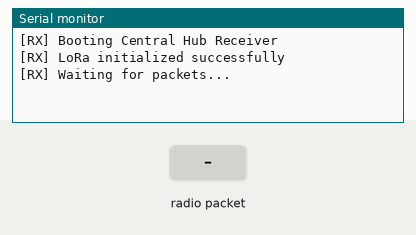
This sketch was run on a simulated ESP8266 (NodeMCU). Parts: the last lines printed to the serial monitor. Inputs (shaded band) come from the test bench. No radio packets arrive unless stated.

Above: at 1.4 s.
1.5 s: radio packet "1" arrives
At 2.1 s:
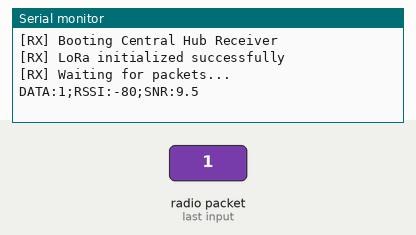
3.0 s: radio packet "0" arrives
At 4.2 s:
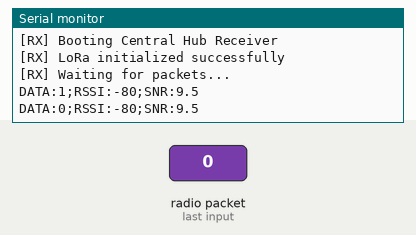
4.5 s: radio packet "2" arrives
At 5.6 s:
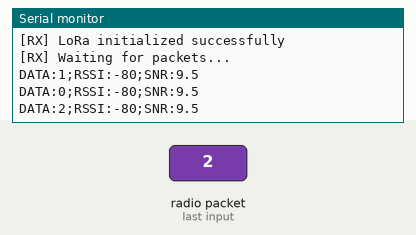

Measured:
- after the input at 1.5 s, the serial monitor: prints a new line at once (image 1)
- after the input at 3.0 s, the serial monitor: prints a new line at once (image 2)
- after the input at 4.5 s, the serial monitor: prints a new line at once (image 3)

The sketch:

central_hub_receiver.ino
```cpp
// =======================================
// ESP8266 LoRa RECEIVER (433 MHz) – FINAL
// =======================================

#include <Arduino.h>
#include <SPI.h>
#include <LoRa.h>

// -------- LoRa Pins (ESP8266) --------
#define LORA_SS   D4    // GPIO2
#define LORA_RST  D0    // GPIO16
#define LORA_DIO0 D2    // GPIO4

// -------- LoRa Config --------
#define LORA_FREQ 433E6
#define SPREADING_FACTOR 7
#define SIGNAL_BANDWIDTH 125E3

#define SERIAL_BAUD 115200
#define LED_PIN LED_BUILTIN

void setup() {
  Serial.begin(SERIAL_BAUD);
  delay(200);               // IMPORTANT for ESP8266

  pinMode(LED_PIN, OUTPUT);
  digitalWrite(LED_PIN, HIGH);

  Serial.println("\n[RX] Booting Central Hub Receiver");

  // ESP8266 SPI → NO PIN ARGUMENTS
  SPI.begin();

  // Manual LoRa reset
  pinMode(LORA_RST, OUTPUT);
  digitalWrite(LORA_RST, LOW);
  delay(10);
  digitalWrite(LORA_RST, HIGH);
  delay(10);

  LoRa.setPins(LORA_SS, LORA_RST, LORA_DIO0);

  if (!LoRa.begin(LORA_FREQ)) {
    Serial.println("[RX] LoRa init FAILED");
    while (1) {
      digitalWrite(LED_PIN, LOW);
      delay(100);
      digitalWrite(LED_PIN, HIGH);
      delay(100);
    }
  }

  LoRa.setSpreadingFactor(SPREADING_FACTOR);
  LoRa.setSignalBandwidth(SIGNAL_BANDWIDTH);
  LoRa.enableCrc();

  Serial.println("[RX] LoRa initialized successfully");
  Serial.println("[RX] Waiting for packets...");
}

void loop() {
  int packetSize = LoRa.parsePacket();
  if (!packetSize) return;

  digitalWrite(LED_PIN, LOW);

  char buffer[256];
  int i = 0;

  while (LoRa.available() && i < 255) {
    buffer[i++] = (char)LoRa.read();
  }
  buffer[i] = '\0';

  int rssi = LoRa.packetRssi();
  float snr = LoRa.packetSnr();

  Serial.print("DATA:");
  Serial.print(buffer);
  Serial.print(";RSSI:");
  Serial.print(rssi);
  Serial.print(";SNR:");
  Serial.println(snr, 1);

  digitalWrite(LED_PIN, HIGH);
}
```
